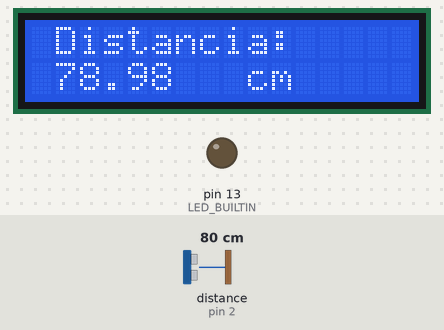
A sketch run on a simulated Arduino Uno, built with avr-gcc and run on an emulated ATmega328P. Parts: 16×2 character LCD, output pins drawn as LEDs (lit = HIGH). Wiring (inferred from the names in the program): ultrasonic range finder: trigger pin 3; echo pin 2. The test bench sets the inputs (shaded band); at power-on: distance to the obstacle (sensor on pin 2) 80 cm. The echo pulse lasts 58.3 µs per cm; pins used as bus, display or sensor lines are not drawn; what the sketch prints to the serial monitor is not drawn.

Above: at 1.2 s.
1.3 s: distance to the obstacle (sensor on pin 2) set to 4 cm
At 3.1 s:
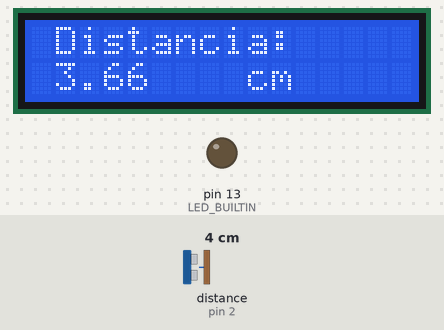
3.6 s: distance to the obstacle (sensor on pin 2) set to 2 cm
At 4.3 s:
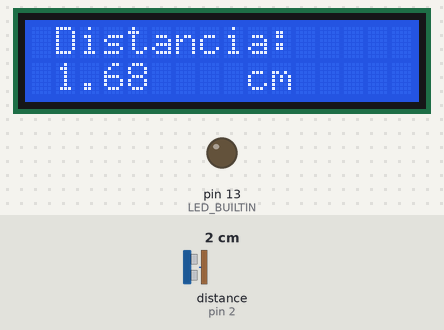
5.2 s: distance to the obstacle (sensor on pin 2) set to 9 cm
At 6.7 s:
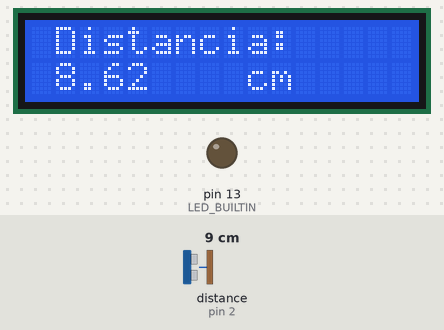
Timing chart, 0 to 8.2 s (numbered marks = the images above; inputs shaded):
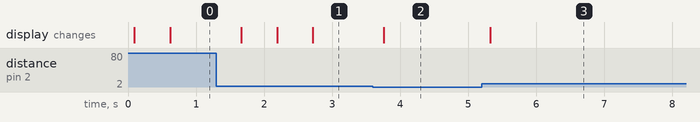

The sketch:

Pratica03_1.ino
```cpp
#include <LiquidCrystal_I2C.h>

/*****************************************************************************
* HC-SR04 Ultrasonic Sensor
* Code to turn a LED on when an object is within 50cm range
* Author: Kelen C. Teixeira Vivaldini
******************************************************************************/

/* Buzzer */
#define echo_PIN 2
#define trigger_PIN 3
float distance;

/* Display */
#define I2C_ADDR    0x27
#define LCD_COLUMNS 16
#define LCD_LINES   2

LiquidCrystal_I2C lcd(I2C_ADDR, LCD_COLUMNS, LCD_LINES);

void setup() {
  /* Buzzer */
  Serial.begin(9600);
  pinMode(LED_BUILTIN, OUTPUT);
  pinMode(trigger_PIN, OUTPUT);
  pinMode(echo_PIN, INPUT);

  /* Display */
  // Initialize the LCD display and turn on backlight
  lcd.init();
  lcd.backlight();
}

/* Sonar */
float readDistance() {
  digitalWrite(trigger_PIN, LOW);
  delayMicroseconds(2);
  digitalWrite(trigger_PIN, HIGH);
  delayMicroseconds(10);
  digitalWrite(trigger_PIN, LOW);
  int duration = pulseIn(echo_PIN, HIGH);
  distance = duration * 0.034/2;
  Serial.print("Distance: ");
  Serial.println(distance);
  return distance; //Constante obtida com calibração
}

void loop() {
  distance = readDistance();

  lcd.clear();
  lcd.setCursor(1, 0);
  lcd.print("Distancia:");

  lcd.setCursor(1, 1);
  lcd.print(distance);

  lcd.setCursor(9, 1);
  lcd.print("cm");

  delay(500);
}
```

Measured:
- after the input at 1.3 s, the display: changes after 0.37 s (image 1)
- after the input at 3.6 s, the display: changes after 0.15 s (image 2)
- after the input at 5.2 s, the display: changes after 0.12 s (image 3)
